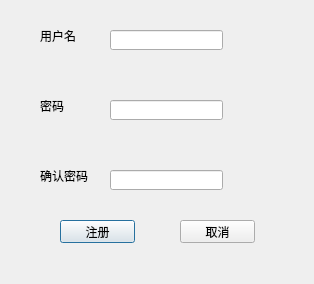
<?xml version="1.0" encoding="UTF-8"?>
<ui version="4.0">
 <class>RegisterWindow</class>
 <widget class="QDialog" name="RegisterWindow">
  <property name="geometry">
   <rect>
    <x>0</x>
    <y>0</y>
    <width>314</width>
    <height>284</height>
   </rect>
  </property>
  <property name="windowTitle">
   <string>注册</string>
  </property>
  <widget class="QPushButton" name="RegisterButton">
   <property name="geometry">
    <rect>
     <x>60</x>
     <y>220</y>
     <width>75</width>
     <height>23</height>
    </rect>
   </property>
   <property name="text">
    <string>注册</string>
   </property>
  </widget>
  <widget class="QPushButton" name="CancelButton">
   <property name="geometry">
    <rect>
     <x>180</x>
     <y>220</y>
     <width>75</width>
     <height>23</height>
    </rect>
   </property>
   <property name="text">
    <string>取消</string>
   </property>
  </widget>
  <widget class="QLabel" name="label">
   <property name="geometry">
    <rect>
     <x>40</x>
     <y>30</y>
     <width>54</width>
     <height>12</height>
    </rect>
   </property>
   <property name="text">
    <string>用户名</string>
   </property>
  </widget>
  <widget class="QLabel" name="label_2">
   <property name="geometry">
    <rect>
     <x>40</x>
     <y>100</y>
     <width>54</width>
     <height>12</height>
    </rect>
   </property>
   <property name="text">
    <string>密码</string>
   </property>
  </widget>
  <widget class="QLabel" name="label_3">
   <property name="geometry">
    <rect>
     <x>40</x>
     <y>170</y>
     <width>54</width>
     <height>12</height>
    </rect>
   </property>
   <property name="text">
    <string>确认密码</string>
   </property>
  </widget>
  <widget class="QLineEdit" name="UsernameEdit">
   <property name="geometry">
    <rect>
     <x>110</x>
     <y>30</y>
     <width>113</width>
     <height>20</height>
    </rect>
   </property>
  </widget>
  <widget class="QLineEdit" name="PasswordEdit">
   <property name="geometry">
    <rect>
     <x>110</x>
     <y>100</y>
     <width>113</width>
     <height>20</height>
    </rect>
   </property>
   <property name="echoMode">
    <enum>QLineEdit::Password</enum>
   </property>
  </widget>
  <widget class="QLineEdit" name="PasswordConfirmEdit">
   <property name="geometry">
    <rect>
     <x>110</x>
     <y>170</y>
     <width>113</width>
     <height>20</height>
    </rect>
   </property>
   <property name="echoMode">
    <enum>QLineEdit::Password</enum>
   </property>
  </widget>
 </widget>
 <resources/>
 <connections/>
</ui>
